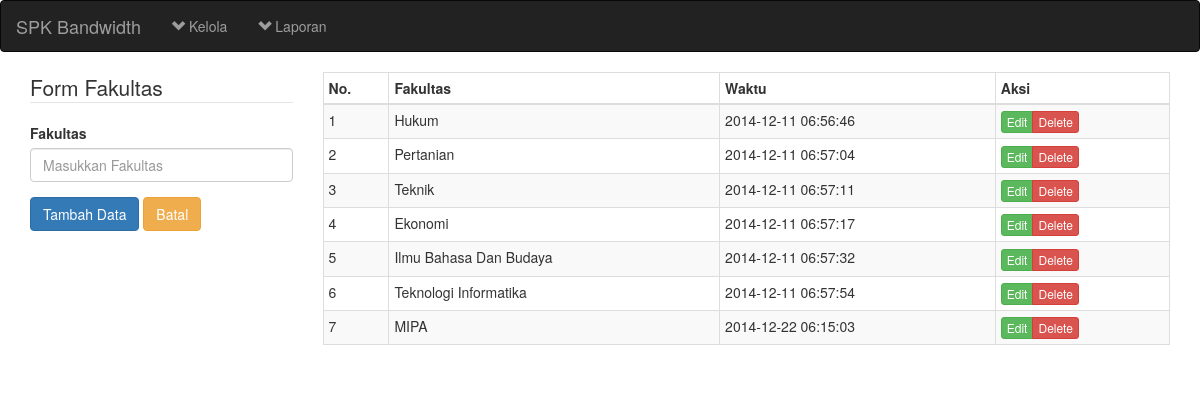
/fuzzy-bandwidth/fakultas.php, run on the app's committed database.
### tables this page shows
CREATE TABLE `fakultas` (
  `fakultas_id` int(11) NOT NULL AUTO_INCREMENT,
  `fakultas` varchar(150) NOT NULL DEFAULT '0',
  `datetime` datetime NOT NULL DEFAULT CURRENT_TIMESTAMP ON UPDATE CURRENT_TIMESTAMP,
  PRIMARY KEY (`fakultas_id`)
);

### fuzzy-bandwidth/fakultas.php (called while the page is built, shortened)
<?php include('header.php'); ?>
<?php include('content-fakultas.php'); ?>
<?php include('footer.php'); ?>

### fuzzy-bandwidth/list-fakultas.php (the view, shortened to what this page needs)
<?php
$sql="select * from fakultas";
$result=mysql_query($sql)or die('Maaf, Query Salah');
function show_fakultas($show){
	global $result;
	if($result==true){
		while($row=mysql_fetch_array($result)):
			?>
				<tr>
					<td><?php echo $row['fakultas_id'] ?></td>
					<td><?php echo $row['fakultas'] ?></td>
					<td><?php echo $row['datetime'] ?></td>
				<?php
					switch ($show) {
						case 'all':
							?>
							<td><div class="btn-group">
								<a href="proses.php?form=fakultas&a=edit&id=<?php echo $row['fakultas_id'] ?>" class="btn btn-xs btn-success">Edit</a>
								<a href="proses.php?form=fakultas&a=delete&id=<?php echo $row['fakultas_id'] ?>" class="btn btn-xs btn-danger">Delete</a>
							</div></td>
							<?php
							break;
							?>
							<?php
					}
				?>
				</tr>
			<?php
		endwhile;
	}
}
?>

### data on the page
fakultas: fakultas_id "1", fakultas "Hukum", datetime "2014-12-11 06:56:46"
fakultas: fakultas_id "2", fakultas "Pertanian", datetime "2014-12-11 06:57:04"
fakultas: fakultas_id "3", fakultas "Teknik", datetime "2014-12-11 06:57:11"
fakultas: fakultas_id "4", fakultas "Ekonomi", datetime "2014-12-11 06:57:17"
fakultas: fakultas_id "5", fakultas "Ilmu Bahasa Dan Budaya", datetime "2014-12-11 06:57:32"
fakultas: fakultas_id "6", fakultas "Teknologi Informatika", datetime "2014-12-11 06:57:54"
fakultas: fakultas_id "7", fakultas "MIPA", datetime "2014-12-22 06:15:03"
